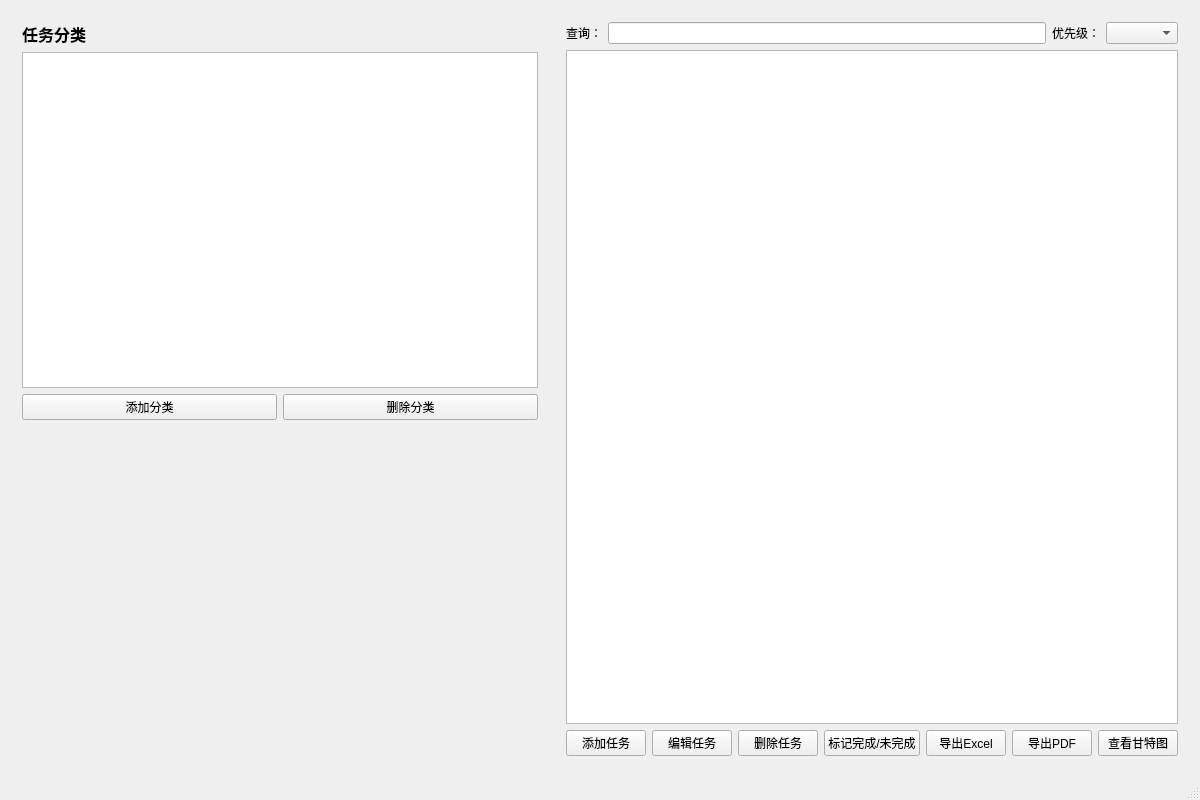
<?xml version="1.0" encoding="UTF-8"?>
<ui version="4.0">
 <class>MainWindow</class>
 <widget class="QMainWindow" name="MainWindow">
  <property name="geometry">
   <rect>
    <x>0</x>
    <y>0</y>
    <width>1200</width>
    <height>800</height>
   </rect>
  </property>
  <property name="windowTitle">
   <string>个人工作与任务管理系统</string>
  </property>
  <widget class="QWidget" name="centralWidget">
   <layout class="QHBoxLayout" name="horizontalLayout_4">
    <item>
     <widget class="QWidget" name="leftWidget" native="true">
      <layout class="QVBoxLayout" name="verticalLayout_2">
       <item>
        <widget class="QLabel" name="label">
         <property name="font">
          <font>
           <pointsize>12</pointsize>
           <bold>true</bold>
          </font>
         </property>
         <property name="text">
          <string>任务分类</string>
         </property>
        </widget>
       </item>
       <item>
        <widget class="QListWidget" name="categoryList">
         <property name="minimumSize">
          <size>
           <width>180</width>
           <height>0</height>
          </size>
         </property>
        </widget>
       </item>
       <item>
        <layout class="QHBoxLayout" name="horizontalLayout_3">
         <item>
          <widget class="QPushButton" name="addCategoryBtn">
           <property name="text">
            <string>添加分类</string>
           </property>
          </widget>
         </item>
         <item>
          <widget class="QPushButton" name="deleteCategoryBtn">
           <property name="text">
            <string>删除分类</string>
           </property>
          </widget>
         </item>
        </layout>
       </item>
       <item>
        <spacer name="verticalSpacer">
         <property name="orientation">
          <enum>Qt::Orientation::Vertical</enum>
         </property>
         <property name="sizeHint" stdset="0">
          <size>
           <width>20</width>
           <height>40</height>
          </size>
         </property>
        </spacer>
       </item>
      </layout>
     </widget>
    </item>
    <item>
     <widget class="QWidget" name="centerWidget" native="true">
      <layout class="QVBoxLayout" name="verticalLayout">
       <item>
        <layout class="QHBoxLayout" name="horizontalLayout">
         <item>
          <widget class="QLabel" name="label_2">
           <property name="text">
            <string>查询：</string>
           </property>
          </widget>
         </item>
         <item>
          <widget class="QLineEdit" name="searchEdit"/>
         </item>
         <item>
          <widget class="QLabel" name="label_3">
           <property name="text">
            <string>优先级：</string>
           </property>
          </widget>
         </item>
         <item>
          <widget class="QComboBox" name="priorityCombo"/>
         </item>
        </layout>
       </item>
       <item>
        <widget class="QTableView" name="taskTable"/>
       </item>
       <item>
        <layout class="QHBoxLayout" name="horizontalLayout_2">
         <item>
          <widget class="QPushButton" name="addTaskBtn">
           <property name="text">
            <string>添加任务</string>
           </property>
          </widget>
         </item>
         <item>
          <widget class="QPushButton" name="editTaskBtn">
           <property name="text">
            <string>编辑任务</string>
           </property>
          </widget>
         </item>
         <item>
          <widget class="QPushButton" name="deleteTaskBtn">
           <property name="text">
            <string>删除任务</string>
           </property>
          </widget>
         </item>
         <item>
          <widget class="QPushButton" name="markCompletedBtn">
           <property name="text">
            <string>标记完成/未完成</string>
           </property>
          </widget>
         </item>
         <item>
          <widget class="QPushButton" name="exportExcelBtn">
           <property name="text">
            <string>导出Excel</string>
           </property>
          </widget>
         </item>
         <item>
          <widget class="QPushButton" name="exportPdfBtn">
           <property name="text">
            <string>导出PDF</string>
           </property>
          </widget>
         </item>
         <item>
          <widget class="QPushButton" name="showGanttBtn">
           <property name="text">
            <string>查看甘特图</string>
           </property>
          </widget>
         </item>
        </layout>
       </item>
      </layout>
     </widget>
    </item>
   </layout>
  </widget>
  <widget class="QStatusBar" name="statusBar"/>
 </widget>
 <layoutdefault spacing="6" margin="11"/>
 <resources/>
 <connections/>
</ui>
